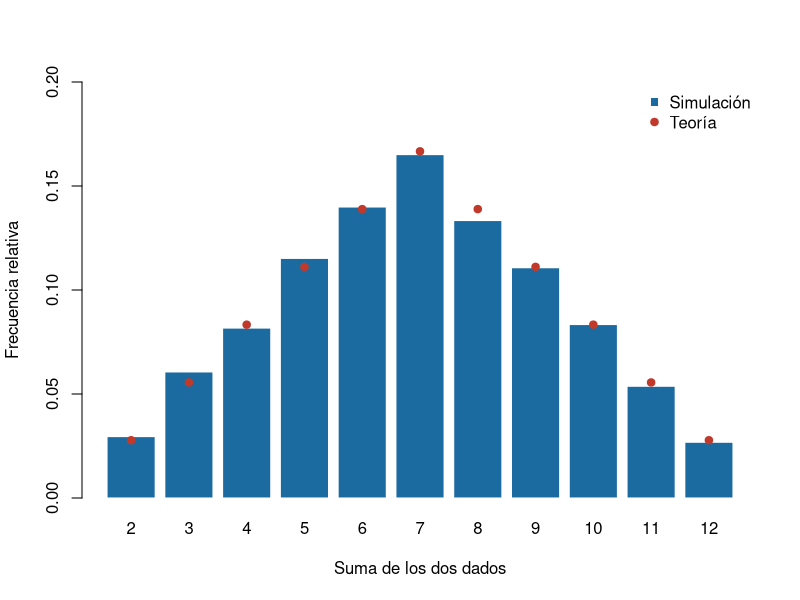

Reproduce this figure in R.
## ---- chunk 1
#| echo: false
ensayos <- read.csv("datos/ensayos_concreto_hipoteticos.csv")
## ---- chunk 2
resistencia_cilindro <- function(carga_kn, diametro_mm = 150) {
  area_mm2 <- pi * diametro_mm^2 / 4     # área de la sección (mm²)
  f_mpa <- carga_kn * 1000 / area_mm2    # kN a N, y N/mm² = MPa
  return(f_mpa)
}
## ---- chunk 3
resistencia_cilindro(600)
resistencia_cilindro(carga_kn = 280, diametro_mm = 100)
## ---- chunk 4
cargas <- c(600, 545, 512, 590)
round(resistencia_cilindro(cargas), 2)
## ---- chunk 5
f <- 26.8      # resistencia obtenida (MPa)
fc <- 28       # resistencia de diseño (MPa)

if (f >= fc) {
  "Cumple"
} else {
  "No cumple"
}
## ---- chunk 6
resistencias <- c(27.4, 29.1, 26.8, 30.2, 28.5)
ifelse(resistencias >= 28, "Cumple", "No cumple")
## ---- chunk 7
clasificar <- function(f, fc) {
  if (f < 0.9 * fc) {
    "Muy bajo"
  } else if (f < fc) {
    "Bajo"
  } else {
    "Cumple"
  }
}
clasificar(24.5, 28)
clasificar(26.8, 28)
clasificar(30.2, 28)
## ---- chunk 8
for (i in 1:3) {
  print(i^2)
}
## ---- chunk 9
# 1) Datos
x <- c(27.4, 29.1, 26.8, 30.2, 28.5)

# 2) Vector de resultados vacío y suma inicial
media_acum <- numeric(length(x))
suma <- 0

# 3) Ciclo: una vuelta por dato
for (i in seq_along(x)) {
  suma <- suma + x[i]
  media_acum[i] <- suma / i
}

# 4) Resultado
round(media_acum, 2)

# 5) Comprobación sin ciclo
round(cumsum(x) / seq_along(x), 2)
## ---- chunk 10
sample(1:6, size = 1)                    # lanzar un dado
sample(c("cara", "cruz"), size = 10, replace = TRUE)   # diez lanzamientos de moneda
sample(ensayos$muestra, size = 3)        # tres cilindros al azar, sin repetir
## ---- chunk 11
set.seed(2026)
sample(1:6, size = 5, replace = TRUE)

set.seed(2026)
sample(1:6, size = 5, replace = TRUE)
## ---- chunk 12
# 1) Semilla
set.seed(2026)

# 2) Lanzamientos
n <- 10000
dado1 <- sample(1:6, size = n, replace = TRUE)
dado2 <- sample(1:6, size = n, replace = TRUE)

# 3) Suma de cada lanzamiento
suma <- dado1 + dado2

# 4) Proporción de sumas iguales a 7
p_simulada <- mean(suma == 7)
p_simulada

# 5) Valor teórico
1 / 6
## ---- chunk 13
#| label: fig-prog-dados
#| fig-cap: "Frecuencia relativa simulada y probabilidad teórica de la suma de dos dados."
#| fig-alt: "Barras de frecuencia relativa de las sumas de 2 a 12 con forma de triángulo y máximo en 7; los puntos de la probabilidad teórica caen casi sobre la punta de cada barra"
#| fig-width: 7
#| fig-height: 4
#| out-width: "80%"
frec <- table(suma) / n                       # frecuencia relativa simulada
teorica <- c(1:6, 5:1) / 36                   # probabilidad teórica de 2 a 12
barras <- barplot(frec, col = "#1C6BA0", border = "white", ylim = c(0, 0.2),
                  xlab = "Suma de los dos dados", ylab = "Frecuencia relativa")
points(barras, teorica, pch = 19, col = "#C0392B")
legend("topright", legend = c("Simulación", "Teoría"), pch = c(15, 19),
       col = c("#1C6BA0", "#C0392B"), bty = "n")
